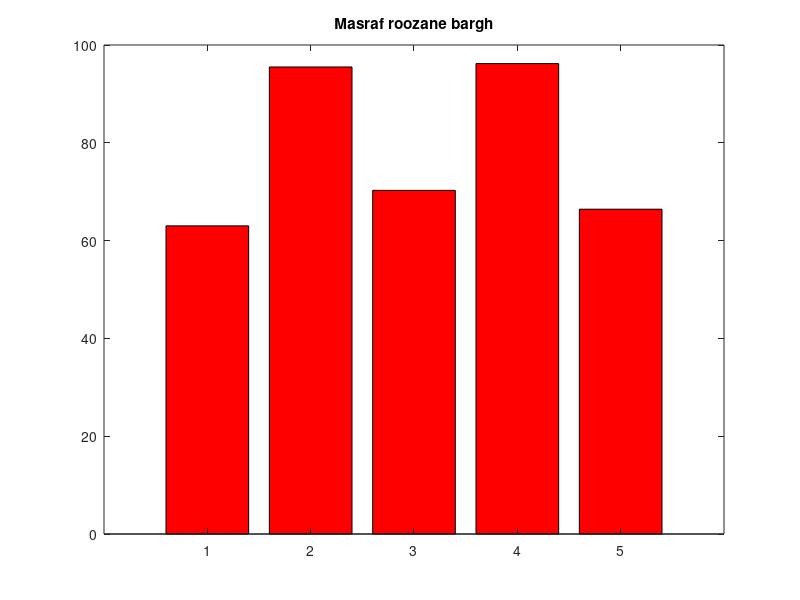
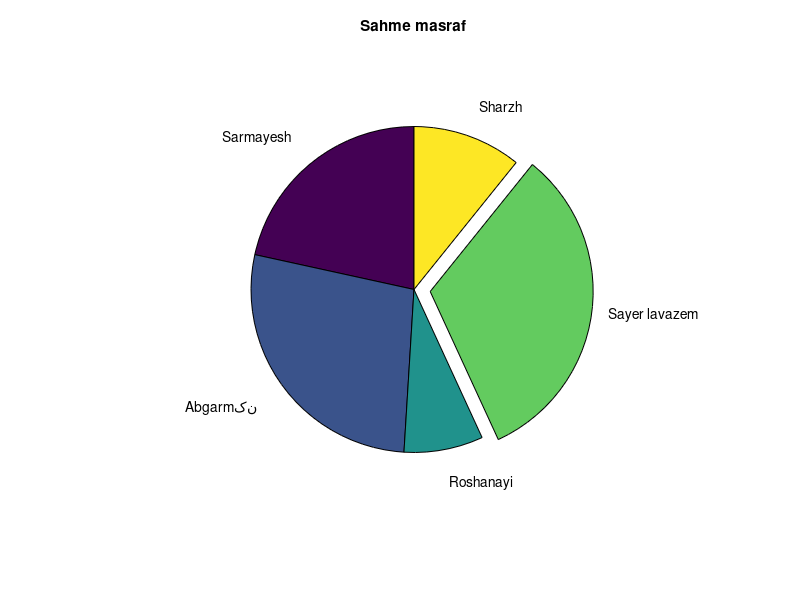

The MATLAB source for these figures, in order:
bar_data = rand(1, 5) * 100;
figure;
bar(bar_data, 'r');
title('Masraf roozane bargh');

pie_data = [22, 28, 8, 33, 11];
labels = {'Sarmayesh', 'Abgarmکن', 'Roshanayi', 'Sayer lavazem', 'Sharzh'};
explode_val = [0, 0, 0, 1, 0];

figure;
pie(pie_data, explode_val, labels);
title('Sahme masraf');
